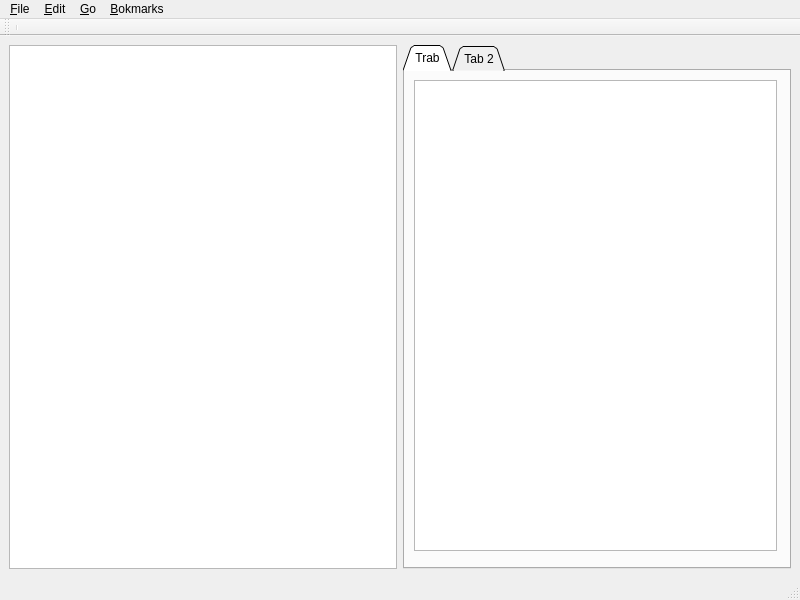
<ui version="4.0" >
 <class>ODocMainWindow</class>
 <widget class="QMainWindow" name="ODocMainWindow" >
  <property name="geometry" >
   <rect>
    <x>0</x>
    <y>0</y>
    <width>800</width>
    <height>600</height>
   </rect>
  </property>
  <property name="windowTitle" >
   <string>ODoc</string>
  </property>
  <property name="windowIcon" >
   <iconset>../../../Art/Avatars/Avatartux.png</iconset>
  </property>
  <widget class="QWidget" name="centralwidget" >
   <layout class="QGridLayout" >
    <item row="0" column="0" >
     <widget class="QTreeView" name="Tree" >
      <property name="baseSize" >
       <size>
        <width>144</width>
        <height>512</height>
       </size>
      </property>
      <property name="selectionBehavior" >
       <enum>QAbstractItemView::SelectRows</enum>
      </property>
      <property name="animated" >
       <bool>true</bool>
      </property>
     </widget>
    </item>
    <item row="0" column="1" >
     <widget class="QTabWidget" name="tabWidget" >
      <property name="enabled" >
       <bool>true</bool>
      </property>
      <property name="tabPosition" >
       <enum>QTabWidget::North</enum>
      </property>
      <property name="tabShape" >
       <enum>QTabWidget::Triangular</enum>
      </property>
      <property name="currentIndex" >
       <number>0</number>
      </property>
      <widget class="QWidget" name="tab" >
       <attribute name="title" >
        <string>Trab</string>
       </attribute>
       <widget class="QTextBrowser" name="Viewer" >
        <property name="geometry" >
         <rect>
          <x>9</x>
          <y>9</y>
          <width>363</width>
          <height>471</height>
         </rect>
        </property>
        <property name="baseSize" >
         <size>
          <width>432</width>
          <height>512</height>
         </size>
        </property>
       </widget>
      </widget>
      <widget class="QWidget" name="tab_2" >
       <attribute name="title" >
        <string>Tab 2</string>
       </attribute>
      </widget>
     </widget>
    </item>
   </layout>
  </widget>
  <widget class="QMenuBar" name="menubar" >
   <property name="geometry" >
    <rect>
     <x>0</x>
     <y>0</y>
     <width>800</width>
     <height>26</height>
    </rect>
   </property>
   <widget class="QMenu" name="menuOpenFile" >
    <property name="title" >
     <string>&amp;File</string>
    </property>
    <addaction name="actionNewWindow" />
    <addaction name="actionAddTab" />
    <addaction name="actionClose_Tab" />
    <addaction name="separator" />
    <addaction name="actionPrint" />
    <addaction name="separator" />
    <addaction name="actionQuit" />
   </widget>
   <widget class="QMenu" name="menuEdit" >
    <property name="title" >
     <string>&amp;Edit</string>
    </property>
    <addaction name="action_Copy" />
    <addaction name="action_Find" />
   </widget>
   <widget class="QMenu" name="menu_Go" >
    <property name="title" >
     <string>&amp;Go</string>
    </property>
    <addaction name="action_Previous" />
    <addaction name="action_Next" />
    <addaction name="action_Home" />
    <addaction name="separator" />
    <addaction name="action_Previous_Tab" />
    <addaction name="action_Next_Tab" />
   </widget>
   <widget class="QMenu" name="menu_Bokmarks" >
    <property name="title" >
     <string>&amp;Bokmarks</string>
    </property>
    <addaction name="actionNewBookmark" />
   </widget>
   <addaction name="menuOpenFile" />
   <addaction name="menuEdit" />
   <addaction name="menu_Go" />
   <addaction name="menu_Bokmarks" />
  </widget>
  <widget class="QStatusBar" name="statusbar" />
  <widget class="QToolBar" name="toolBar" >
   <property name="windowTitle" >
    <string>toolBar</string>
   </property>
   <attribute name="toolBarArea" >
    <enum>TopToolBarArea</enum>
   </attribute>
   <attribute name="toolBarBreak" >
    <bool>false</bool>
   </attribute>
   <addaction name="separator" />
  </widget>
  <action name="actionNewWindow" >
   <property name="checkable" >
    <bool>false</bool>
   </property>
   <property name="text" >
    <string>&amp;New Window</string>
   </property>
   <property name="shortcut" >
    <string>Ctrl+N</string>
   </property>
  </action>
  <action name="actionAddTab" >
   <property name="text" >
    <string>Add &amp;Tab</string>
   </property>
  </action>
  <action name="actionClose_Tab" >
   <property name="text" >
    <string>&amp;Close Tab</string>
   </property>
  </action>
  <action name="actionPrint" >
   <property name="text" >
    <string>&amp;Print</string>
   </property>
  </action>
  <action name="actionQuit" >
   <property name="checkable" >
    <bool>false</bool>
   </property>
   <property name="text" >
    <string>&amp;Quit</string>
   </property>
   <property name="shortcut" >
    <string>Ctrl+Q</string>
   </property>
   <property name="autoRepeat" >
    <bool>false</bool>
   </property>
  </action>
  <action name="action_Copy" >
   <property name="text" >
    <string>&amp;Copy</string>
   </property>
  </action>
  <action name="action_Find" >
   <property name="text" >
    <string>&amp;Find</string>
   </property>
  </action>
  <action name="action_Previous" >
   <property name="text" >
    <string>&amp;Previous</string>
   </property>
   <property name="shortcut" >
    <string>Alt+Left</string>
   </property>
  </action>
  <action name="action_Next" >
   <property name="text" >
    <string>&amp;Next</string>
   </property>
   <property name="shortcut" >
    <string>Alt+Right</string>
   </property>
  </action>
  <action name="action_Home" >
   <property name="text" >
    <string>&amp;Home</string>
   </property>
   <property name="shortcut" >
    <string>Alt+Home</string>
   </property>
  </action>
  <action name="action_Previous_Tab" >
   <property name="text" >
    <string>&amp;Previous Tab</string>
   </property>
  </action>
  <action name="action_Next_Tab" >
   <property name="text" >
    <string>&amp;Next Tab</string>
   </property>
  </action>
  <action name="actionNewBookmark" >
   <property name="text" >
    <string>&amp;New Bookmark</string>
   </property>
  </action>
 </widget>
 <resources/>
 <connections>
  <connection>
   <sender>actionQuit</sender>
   <signal>activated()</signal>
   <receiver>ODocMainWindow</receiver>
   <slot>close()</slot>
   <hints>
    <hint type="sourcelabel" >
     <x>-1</x>
     <y>-1</y>
    </hint>
    <hint type="destinationlabel" >
     <x>267</x>
     <y>244</y>
    </hint>
   </hints>
  </connection>
 </connections>
</ui>
